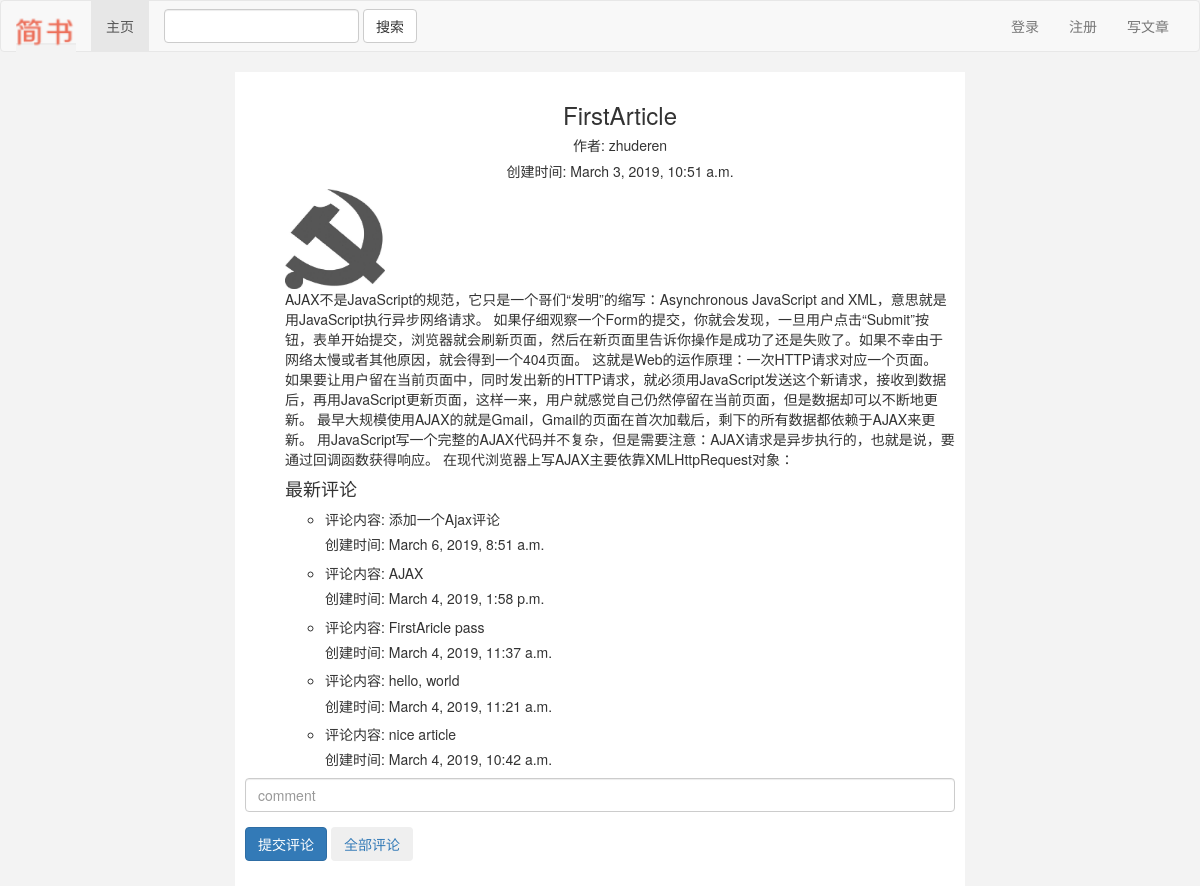
The page /jianshu/37/ on the database its author committed.
### jianshu/models.py (models this page shows, shortened)
class Article(models.Model):
    article_id = models.AutoField('article id', primary_key=True, unique=True)
    article_title = models.CharField('article title', max_length=20, unique=True)
    article_context = models.TextField('article context')
    article_created_time = models.DateTimeField('article created time')

class User(models.Model):
    user_id = models.AutoField('user id', primary_key=True)
    user_name = models.CharField('user name', max_length=20, unique=True)
    user_tel = models.CharField('user telephone', max_length=11, unique=True)
    user_password = models.CharField('user password', max_length=100)

class Album(models.Model):
    album_user = models.ForeignKey(User, on_delete=models.CASCADE)
    album_article = models.ForeignKey(Article, on_delete=models.CASCADE)
    album_img = models.ImageField(upload_to='upload')

class Comment(models.Model):
    article = models.ForeignKey(Article, on_delete=models.CASCADE)
    comment_context = models.TextField('comment context')
    comment_create_time = models.DateTimeField('comment created time')
    def __str__(self):
        return self.comment_context

### jianshu/views.py (the view, shortened to what this page needs)
# urls.py: path('<int:article_id>/', views.article_content, name='article_content'),
@csrf_exempt
def article_content(request, article_id):
    templates = loader.get_template('jianshu/article_content.html')
    article = Article.objects.filter(article_id=article_id).first()
    album = Album.objects.filter(album_article=article).first()
    comments = Comment.objects.order_by('-comment_create_time', )
    article_comments = []
    for comment in comments:
        if comment.article.article_id == article_id:
            article_comments.append(comment)
        else:
            pass
    info = {
        'article_id': article.article_id,
        'article_title': article.article_title,
        'article_context': article.article_context,
        'article_created_time': article.article_created_time,
        'album_img': album.album_img,
        'user_name': album.album_user.user_name,
        'comments': article_comments[:5],
        'comment_created_time': timezone.now(),
        'edit_and_delete': False,
    }
    user_name = request.COOKIES.get('user_name')
    if user_name == info['user_name']:
        info['edit_and_delete'] = True
    return HttpResponse(templates.render(info, request))

### jianshu/utils/UserAuthMiddleware.py (called while the page is built)
    def process_request(self, request):
        user_name = request.COOKIES.get('user_name')
        if user_name:
            request.user_name = user_name

### jianshu/templates/jianshu/article_content.html (shortened to what this page needs)
{% extends 'jianshu/base.html' %}
{% block main %}
    <ul>
        <h3 class="page-title"> {{ article_title }} </h3>
        <h5 class="page-title">作者: {{ user_name }} </h5>
        <h5 class="page-title">创建时间: {{ article_created_time }}</h5>
         {% if album_img %}
             <img src="/static/media/{{ album_img }}" alt="" height="100" width="100">
         {% endif %}
        <p>{{ article_context }} </p>
        <h4 class="">最新评论</h4>
        <ul class="">
            {% for comment in comments %}
                <li>
                <h5>评论内容: {{ comment }}</h5>
                <h5>创建时间: {{ comment.comment_create_time }}</h5>
                </li>
            {% endfor %}
        </ul>
    </ul>
    <form action="", method="POST">
        <div class="form-container">
            <div class="form-group">
                <input id="comment_id" type="text" class="form-control" placeholder="comment" name="comment">
            </div>
            <div class="form-group">
                <button id="button_id" class="btn btn-primary">提交评论</button>
                <button class="btn"><a href="/jianshu/{{ article_id }}/comment/">全部评论</a></button>
            </div>
        </div>
    </form>
{% endblock %}

### AjaxTest/static/jianshu/css/base.css (style rules this page uses)
.body { background: #f3f3f3; }
.page-title { text-align: center; }

### rows shown on the page
Article: article_title "FirstArticle", article_created_time "March 3, 2019, 10:51 a.m.", article_context "AJAX不是JavaScript的规范，它只是一个哥们“发明”的缩写：Asynchronous JavaScript and XML，意思就是用JavaScript执行异步网络请求。 如果仔细观察一个Form的提交，你就会发现，一旦用户点击“Submit”按钮，表单开始提交，浏览器就会刷新页面，然后在新页面里告诉你操作是成功了还是失败了。如果不幸由于网络太慢或者其他原因，就会得到一个404页面。 这就是Web的运作原理：一次HTTP请求对应一个页面。 如果要让用户留在当前页面中，同时发出新的HTTP请求，就必须用JavaScript发送这个新请求，接收到数据后，再用JavaScript更新页面，这样一来，用户就感觉自己仍然停留在当前页面，但是数据却可以不断地更新。 最早大规模使用AJAX的就是Gmail，Gmail的页面在首次加载后，剩下的所有数据都依赖于AJAX来更新。 用JavaScript写一个完整的AJAX代码并不复杂，但是需要注意：AJAX请求是异步执行的，也就是说，要通过回调函数获得响应。 在现代浏览器上写AJAX主要依靠XMLHttpRequest对象："
User: user_name "zhuderen"
Album: album_img (picture)
Comment: comment_context "添加一个Ajax评论", comment_create_time "March 6, 2019, 8:51 a.m."
Comment: comment_context "AJAX", comment_create_time "March 4, 2019, 1:58 p.m."
Comment: comment_context "FirstAricle pass", comment_create_time "March 4, 2019, 11:37 a.m."
Comment: comment_context "hello, world", comment_create_time "March 4, 2019, 11:21 a.m."
Comment: comment_context "nice article", comment_create_time "March 4, 2019, 10:42 a.m."
